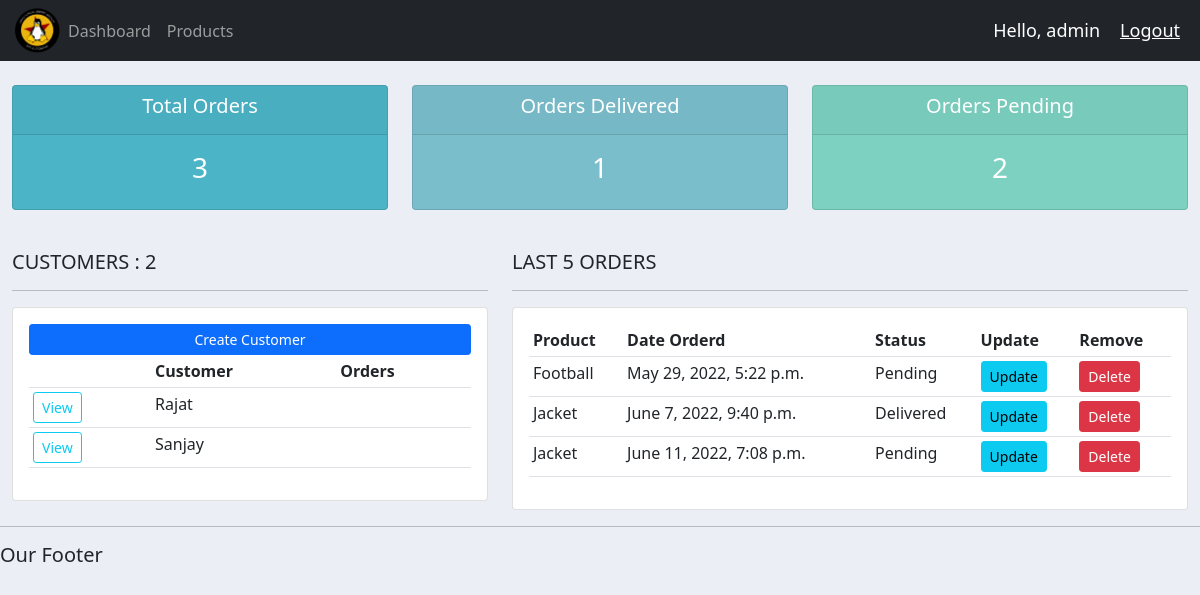
Before: / (signed in) with the older database file.
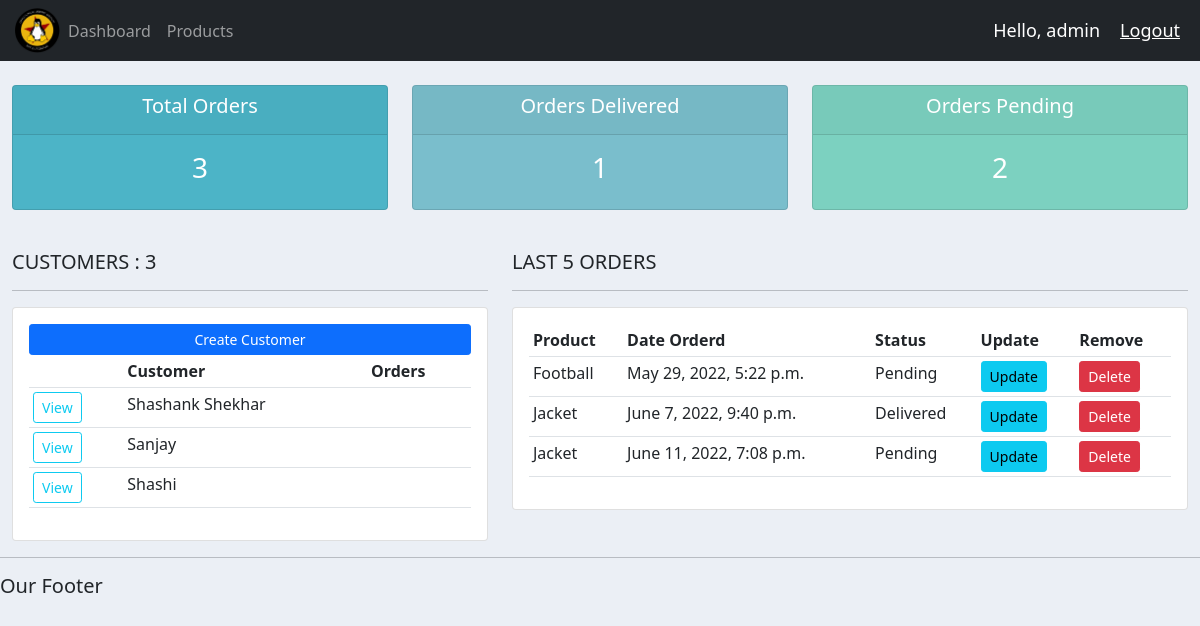
After: the same page with the newer database file.
### customer/models.py (models this page shows, shortened)
class Customer(models.Model):
    user = models.OneToOneField(User, null=True, on_delete=models.CASCADE)
    name = models.CharField(max_length=200, null=True)
    phone = models.CharField(max_length=200, null=True)
    email = models.CharField(max_length=200, null=True)
    profile_pic = models.ImageField(default="profile1.png", upload_to='', null=True, blank=True)
    date_created = models.DateTimeField(auto_now_add=True, null=True)

class Order(models.Model):
    STATUS = (
        ('Pending', 'Pending'),
        ('Out for delivery', 'Out for delivery'),
        ('Delivered', 'Delivered'),
    )
    customer = models.ForeignKey(Customer, null=True, on_delete=models.SET_NULL)
    product = models.ForeignKey(Product, null=True, on_delete=models.SET_NULL)
    date_created = models.DateTimeField(auto_now_add=True, null=True)
    status = models.CharField(max_length=200, null=True, choices=STATUS)
    note = models.CharField(max_length=1000, null=True)

class Product(models.Model):
    CATEGORY = (
        ('Indoor', 'Indoor'),
        ('Out Door', 'Out Door'),
    )
    name = models.CharField(max_length=200, null=True)
    price = models.FloatField(null=True)
    category = models.CharField(max_length=200, null=True, choices=CATEGORY)
    description = models.CharField(max_length=200, null=True, blank=True)
    date_created = models.DateTimeField(auto_now_add=True, null=True)
    tags = models.ManyToManyField(Tag)
    def __str__(self):
        return self.name

### customer/decorators.py (the view)
    def wrapper_function(request, *args, **kwargs):
        group = None
        if request.user.groups.exists():
            group = request.user.groups.all()[0].name
        if group == 'customers':
            return redirect('customer:user-page')
        if group == 'admin':
            return view_func(request, *args, **kwargs)

### customer/views.py (called while the page is built)
@login_required(login_url='/login')
@admin_only
def home(request):
    orders = Order.objects.all()
    customers = Customer.objects.all()
    total_customers = customers.count()
    total_orders = orders.count()
    delivered = orders.filter(status='Delivered').count()
    pending = orders.filter(status='Pending').count()
    context = {'orders':orders, 'customers':customers, 'total_customers':total_customers, 'total_orders':total_orders, 'delivered':delivered, 'pending':pending}
    return render(request, 'customer/dashboard.html', context)

### customer/templates/customer/dashboard.html
{%  extends 'customer/main.html' %}
{% block content %}
{%  include 'customer/status.html' %}
<br>
<div class="row">
	<div class="col-md-5">
		<h5>CUSTOMERS : {{ total_customers }}</h5>
		<hr>
		<div class="card card-body">
			<a class="btn btn-primary  btn-sm btn-block" href="">Create Customer</a>
			<table class="table table-sm">
				<tr>
					<th></th>
					<th>Customer</th>
					<th>Orders</th>
				</tr>
				{% for customer in customers %}
				<tr>
					<td><a class="btn btn-sm btn-outline-info" href="{% url 'customer:customer' customer.id %}">View</a></td>
					<td>{{ customer.name }}</td>
					<td></td>
				</tr>
				{% endfor %}
			</table>
		</div>
	</div>
	<div class="col-md-7">
		<h5>LAST 5 ORDERS</h5>
		<hr>
		<div class="card card-body">
			<table class="table table-sm">
				<tr>
					<th>Product</th>
					<th>Date Orderd</th>
					<th>Status</th>
					<th>Update</th>
					<th>Remove</th>
				</tr>
				{% for order in orders %}
				<tr>
					<td>{{order.product}}</td>
					<td>{{order.date_created}}</td>
					<td>{{order.status}}</td>
					<td><a class="btn btn-sm btn-info" href="{% url 'customer:update_order' order.id %}">Update</a></td>
					<td><a class="btn btn-sm btn-danger" href="{% url 'customer:delete_order' order.id %}">Delete</a></td>
				</tr>
				{% endfor %}
			</table>
		</div>
	</div>
</div>
{% endblock %}

### customer/templates/customer/main.html (shortened to what this page needs)
{% load static %}
<!DOCTYPE html>
<html lang="en">
<head>
    <link href="https://cdn.jsdelivr.net/npm/bootstrap@5.0.2/dist/css/bootstrap.min.css" rel="stylesheet">
    <link rel="stylesheet" href="{% static 'customer/main.css' %}">
</head>
<body>
    {% include 'customer/navbar.html' %}
    <div class="container-fluid">
    {% block content %}
    {% endblock %}
    </div>
    <hr>
    <h5>Our Footer</h5>
</body>
</html>

### customer/templates/customer/navbar.html (shortened to what this page needs)
{% load static %}
<nav class="navbar navbar-expand-lg navbar-dark bg-dark">
  <img src="{% static 'customer/glug_logo_transparent.png' %}" alt="" srcset="" height="45hv" style="margin-left: 15px;">
  <div class="collapse navbar-collapse" id="navbarNav">
    <ul class="navbar-nav">
      {% if request.user.is_staff %}
        <li class="nav-item active">
          <a class="nav-link" href="{% url 'customer:home' %}">Dashboard</a>
        </li>
        <li class="nav-item">
          <a class="nav-link" href="{% url 'customer:products' %}">Products</a>
        </li>
      {% else %}
        <li class="nav-item">
          <a href="{% url 'customer:account' %}" class="nav-link">Settings</a>
        </li>
      {% endif %}
    </ul>
  </div>
  <span class="hello-msg">Hello, {{request.user}}</span>
  <span ><a  class="hello-msg" href="{% url 'customer:logout' %}">Logout</a></span>
</nav>

### customer/templates/customer/status.html
<br>
<div class="row">
	<div class="col">
		<div class="col-md">
			<div class="card text-center text-white  mb-3" id="total-orders">
			  	<div class="card-header">
			  		<h5 class="card-title">Total Orders</h5>
			  	</div>
			  	<div class="card-body">
			    	<h3 class="card-title">{{ total_orders }}</h3>
			  	</div>
			</div>
		</div>
	</div>
	<div class="col">
		<div class="col-md">
			<div class="card text-center text-white  mb-3" id="orders-delivered">
			  	<div class="card-header">
			  		<h5 class="card-title">Orders Delivered</h5>
			  	</div>
			  	<div class="card-body">
			    	<h3 class="card-title">{{ delivered }}</h3>
			  	</div>
			</div>
		</div>
	</div>
	<div class="col">
		<div class="col-md">
			<div class="card text-center text-white  mb-3" id="orders-pending">
			  	<div class="card-header">
			  		<h5 class="card-title">Orders Pending</h5>
			  	</div>
			  	<div class="card-body">
			    	<h3 class="card-title">{{ pending }}</h3>
			  	</div>
			</div>
		</div>
	</div>
</div>

### customer/static/customer/main.css (style rules this page uses)
body { background-color: #ebeff5; }
#total-orders { background-color: #4cb4c7; }
#orders-delivered { background-color: #7abecc; }
#orders-pending { background-color: #7CD1C0; }

### customer/templates/customer/navbar.html (style rules this page uses)
.hello-msg { font-size: 18px; color: #fff; margin-right: 20px; }

Changed rows visible on the page:
changed Customer: name "Rajat" → "Shashank Shekhar"
added Customer: name "Shashi"
Other visible differences:
{{ total_customers }}: "2" → "3"
